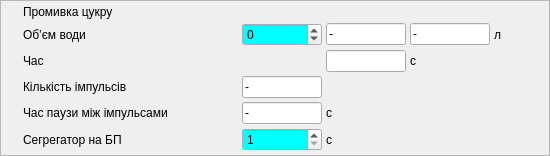
       <widget class="QFrame" name="f_5">
        <property name="minimumSize">
         <size>
          <width>160</width>
          <height>0</height>
         </size>
        </property>
        <property name="frameShape">
         <enum>QFrame::StyledPanel</enum>
        </property>
        <property name="frameShadow">
         <enum>QFrame::Raised</enum>
        </property>
        <layout class="QGridLayout" name="gridLayout_4">
         <property name="leftMargin">
          <number>4</number>
         </property>
         <property name="topMargin">
          <number>4</number>
         </property>
         <property name="rightMargin">
          <number>4</number>
         </property>
         <property name="bottomMargin">
          <number>4</number>
         </property>
         <property name="spacing">
          <number>4</number>
         </property>
         <item row="0" column="0">
          <widget class="QCheckBox" name="cb_pr">
           <property name="styleSheet">
            <string notr="true">QCheckBox{
min-width: 14px;
min-height: 14px;
max-width: 14px;
max-height: 14px;
}
QCheckBox:checked
{
	
	image: url(:/butons/pict/bool_green_true_48x48.png);
}

QCheckBox:unchecked
{
	
	image: url(:/butons/pict/bool_green_false_48x48.png);
	
}

QCheckBox:indicator
{
	background: rgba(0, 0, 0, 0);
	height: 14px;
	width: 14px;
}
</string>
           </property>
           <property name="text">
            <string>CheckBox</string>
           </property>
          </widget>
         </item>
         <item row="0" column="1" colspan="6">
          <widget class="QLabel" name="label_15">
           <property name="text">
            <string>Промивка цукру</string>
           </property>
          </widget>
         </item>
         <item row="1" column="4">
          <widget class="QLineEdit" name="Q_pr">
           <property name="minimumSize">
            <size>
             <width>0</width>
             <height>0</height>
            </size>
           </property>
           <property name="maximumSize">
            <size>
             <width>80</width>
             <height>16777215</height>
            </size>
           </property>
           <property name="toolTip">
            <string>Фактична кількість води на промивку цукру</string>
           </property>
           <property name="text">
            <string>-</string>
           </property>
           <property name="readOnly">
            <bool>true</bool>
           </property>
          </widget>
         </item>
         <item row="1" column="5">
          <widget class="QLabel" name="label_16">
           <property name="text">
            <string>л</string>
           </property>
          </widget>
         </item>
         <item row="1" column="6" rowspan="4">
          <spacer name="horizontalSpacer_4">
           <property name="orientation">
            <enum>Qt::Horizontal</enum>
           </property>
           <property name="sizeHint" stdset="0">
            <size>
             <width>40</width>
             <height>20</height>
            </size>
           </property>
          </spacer>
         </item>
         <item row="1" column="1">
          <widget class="QLabel" name="label_17">
           <property name="minimumSize">
            <size>
             <width>215</width>
             <height>0</height>
            </size>
           </property>
           <property name="text">
            <string>Об’єм води</string>
           </property>
          </widget>
         </item>
         <item row="2" column="1">
          <widget class="QLabel" name="label_19">
           <property name="minimumSize">
            <size>
             <width>215</width>
             <height>0</height>
            </size>
           </property>
           <property name="text">
            <string>Час</string>
           </property>
          </widget>
         </item>
         <item row="1" column="3">
          <widget class="QLineEdit" name="Q_pr_zd">
           <property name="minimumSize">
            <size>
             <width>0</width>
             <height>0</height>
            </size>
           </property>
           <property name="maximumSize">
            <size>
             <width>80</width>
             <height>16777215</height>
            </size>
           </property>
           <property name="toolTip">
            <string>Задана кількість води на промивку цукру</string>
           </property>
           <property name="text">
            <string>-</string>
           </property>
           <property name="readOnly">
            <bool>true</bool>
           </property>
          </widget>
         </item>
         <item row="3" column="1">
          <widget class="QLabel" name="label_23">
           <property name="minimumSize">
            <size>
             <width>215</width>
             <height>0</height>
            </size>
           </property>
           <property name="text">
            <string>Кількість імпульсів</string>
           </property>
          </widget>
         </item>
         <item row="4" column="1">
          <widget class="QLabel" name="label_24">
           <property name="minimumSize">
            <size>
             <width>215</width>
             <height>0</height>
            </size>
           </property>
           <property name="text">
            <string>Час паузи між імпульсами</string>
           </property>
          </widget>
         </item>
         <item row="1" column="2">
          <widget class="QDoubleSpinBox" name="Q_k">
           <property name="minimumSize">
            <size>
             <width>80</width>
             <height>0</height>
            </size>
           </property>
           <property name="palette">
            <palette>
             <active>
              <colorrole role="Base">
               <brush brushstyle="SolidPattern">
                <color alpha="255">
                 <red>0</red>
                 <green>255</green>
                 <blue>255</blue>
                </color>
               </brush>
              </colorrole>
             </active>
             <inactive>
              <colorrole role="Base">
               <brush brushstyle="SolidPattern">
                <color alpha="255">
                 <red>0</red>
                 <green>255</green>
                 <blue>255</blue>
                </color>
               </brush>
              </colorrole>
             </inactive>
             <disabled>
              <colorrole role="Base">
               <brush brushstyle="SolidPattern">
                <color alpha="255">
                 <red>244</red>
                 <green>244</green>
                 <blue>244</blue>
                </color>
               </brush>
              </colorrole>
             </disabled>
            </palette>
           </property>
           <property name="toolTip">
            <string>Корекція кількості води на промивку цукру</string>
           </property>
           <property name="decimals">
            <number>0</number>
           </property>
           <property name="minimum">
            <double>-50.000000000000000</double>
           </property>
           <property name="maximum">
            <double>50.000000000000000</double>
           </property>
           <property name="singleStep">
            <double>1.000000000000000</double>
           </property>
          </widget>
         </item>
         <item row="3" column="2">
          <widget class="QLineEdit" name="Imp">
           <property name="minimumSize">
            <size>
             <width>0</width>
             <height>0</height>
            </size>
           </property>
           <property name="maximumSize">
            <size>
             <width>80</width>
             <height>16777215</height>
            </size>
           </property>
           <property name="toolTip">
            <string>Задана кількість імпульсів пробілювання</string>
           </property>
           <property name="text">
            <string>-</string>
           </property>
           <property name="readOnly">
            <bool>true</bool>
           </property>
          </widget>
         </item>
         <item row="4" column="2">
          <widget class="QLineEdit" name="T_p">
           <property name="minimumSize">
            <size>
             <width>0</width>
             <height>0</height>
            </size>
           </property>
           <property name="maximumSize">
            <size>
             <width>80</width>
             <height>16777215</height>
            </size>
           </property>
           <property name="toolTip">
            <string>Заданий час паузи між імпульсами</string>
           </property>
           <property name="text">
            <string>-</string>
           </property>
           <property name="readOnly">
            <bool>true</bool>
           </property>
          </widget>
         </item>
         <item row="2" column="3">
          <widget class="QLineEdit" name="T_pr">
           <property name="minimumSize">
            <size>
             <width>0</width>
             <height>0</height>
            </size>
           </property>
           <property name="maximumSize">
            <size>
             <width>80</width>
             <height>16777215</height>
            </size>
           </property>
           <property name="toolTip">
            <string>Фактичний час промивки цукру</string>
           </property>
           <property name="readOnly">
            <bool>true</bool>
           </property>
          </widget>
         </item>
         <item row="2" column="4">
          <widget class="QLabel" name="label_18">
           <property name="text">
            <string>с</string>
           </property>
          </widget>
         </item>
         <item row="5" column="1">
          <widget class="QLabel" name="label_40">
           <property name="minimumSize">
            <size>
             <width>215</width>
             <height>0</height>
            </size>
           </property>
           <property name="text">
            <string>Сегрегатор на БП</string>
           </property>
          </widget>
         </item>
         <item row="5" column="2">
          <widget class="QSpinBox" name="Ts_b_zd">
           <property name="minimumSize">
            <size>
             <width>80</width>
             <height>0</height>
            </size>
           </property>
           <property name="palette">
            <palette>
             <active>
              <colorrole role="Base">
               <brush brushstyle="SolidPattern">
                <color alpha="255">
                 <red>0</red>
                 <green>255</green>
                 <blue>255</blue>
                </color>
               </brush>
              </colorrole>
             </active>
             <inactive>
              <colorrole role="Base">
               <brush brushstyle="SolidPattern">
                <color alpha="255">
                 <red>0</red>
                 <green>255</green>
                 <blue>255</blue>
                </color>
               </brush>
              </colorrole>
             </inactive>
             <disabled>
              <colorrole role="Base">
               <brush brushstyle="SolidPattern">
                <color alpha="255">
                 <red>244</red>
                 <green>244</green>
                 <blue>244</blue>
                </color>
               </brush>
              </colorrole>
             </disabled>
            </palette>
           </property>
           <property name="toolTip">
            <string>Заданий час сушіння</string>
           </property>
           <property name="minimum">
            <number>1</number>
           </property>
           <property name="maximum">
            <number>30</number>
           </property>
          </widget>
         </item>
         <item row="4" column="3">
          <widget class="QLabel" name="label_25">
           <property name="text">
            <string>с</string>
           </property>
          </widget>
         </item>
         <item row="5" column="3">
          <widget class="QLabel" name="label_41">
           <property name="text">
            <string>с</string>
           </property>
          </widget>
         </item>
        </layout>
       </widget>
